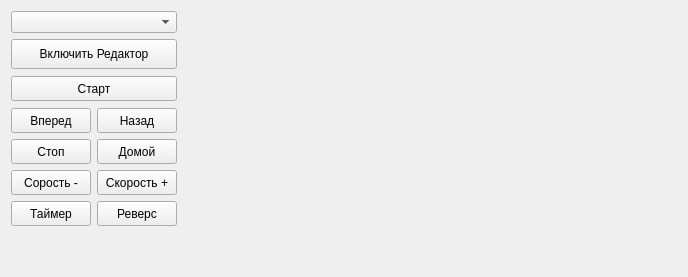
         <widget class="QWidget" name="tabControlWake">
          <attribute name="title">
           <string>Control</string>
          </attribute>
          <layout class="QHBoxLayout" name="horizontalLayout_22">
           <item>
            <layout class="QHBoxLayout" name="horizontalLayout_14">
             <item>
              <layout class="QVBoxLayout" name="verticalLayout_12">
               <item>
                <widget class="QComboBox" name="comboBoxControl"/>
               </item>
               <item>
                <layout class="QVBoxLayout" name="verticalLayout_28">
                 <property name="spacing">
                  <number>7</number>
                 </property>
                 <item>
                  <widget class="QPushButton" name="pushButtonRecord">
                   <property name="minimumSize">
                    <size>
                     <width>0</width>
                     <height>30</height>
                    </size>
                   </property>
                   <property name="text">
                    <string>Включить Редактор</string>
                   </property>
                  </widget>
                 </item>
                 <item>
                  <widget class="QPushButton" name="recordButtonStart">
                   <property name="minimumSize">
                    <size>
                     <width>0</width>
                     <height>25</height>
                    </size>
                   </property>
                   <property name="text">
                    <string>Старт</string>
                   </property>
                  </widget>
                 </item>
                 <item>
                  <layout class="QHBoxLayout" name="horizontalLayout_20">
                   <property name="spacing">
                    <number>6</number>
                   </property>
                   <property name="leftMargin">
                    <number>0</number>
                   </property>
                   <property name="topMargin">
                    <number>0</number>
                   </property>
                   <item>
                    <layout class="QVBoxLayout" name="verticalLayout_30">
                     <property name="spacing">
                      <number>6</number>
                     </property>
                     <item>
                      <widget class="QPushButton" name="recordButtonForward">
                       <property name="minimumSize">
                        <size>
                         <width>0</width>
                         <height>25</height>
                        </size>
                       </property>
                       <property name="styleSheet">
                        <string notr="true"/>
                       </property>
                       <property name="text">
                        <string>Вперед</string>
                       </property>
                      </widget>
                     </item>
                     <item>
                      <widget class="QPushButton" name="recordButtonStop">
                       <property name="minimumSize">
                        <size>
                         <width>0</width>
                         <height>25</height>
                        </size>
                       </property>
                       <property name="text">
                        <string>Стоп</string>
                       </property>
                      </widget>
                     </item>
                     <item>
                      <widget class="QPushButton" name="recordButtonSpeedDown">
                       <property name="minimumSize">
                        <size>
                         <width>0</width>
                         <height>25</height>
                        </size>
                       </property>
                       <property name="text">
                        <string>Сорость -</string>
                       </property>
                      </widget>
                     </item>
                     <item>
                      <widget class="QPushButton" name="recordButtonStartTimer">
                       <property name="minimumSize">
                        <size>
                         <width>0</width>
                         <height>25</height>
                        </size>
                       </property>
                       <property name="text">
                        <string>Таймер</string>
                       </property>
                      </widget>
                     </item>
                    </layout>
                   </item>
                   <item>
                    <layout class="QVBoxLayout" name="verticalLayout_34">
                     <property name="spacing">
                      <number>6</number>
                     </property>
                     <item>
                      <widget class="QPushButton" name="recordButtonBackward">
                       <property name="minimumSize">
                        <size>
                         <width>0</width>
                         <height>25</height>
                        </size>
                       </property>
                       <property name="text">
                        <string>Назад</string>
                       </property>
                      </widget>
                     </item>
                     <item>
                      <widget class="QPushButton" name="recordButtonHome">
                       <property name="minimumSize">
                        <size>
                         <width>0</width>
                         <height>25</height>
                        </size>
                       </property>
                       <property name="text">
                        <string>Домой</string>
                       </property>
                      </widget>
                     </item>
                     <item>
                      <widget class="QPushButton" name="recordButtonSpeedUp">
                       <property name="minimumSize">
                        <size>
                         <width>0</width>
                         <height>25</height>
                        </size>
                       </property>
                       <property name="text">
                        <string>Скорость +</string>
                       </property>
                      </widget>
                     </item>
                     <item>
                      <widget class="QPushButton" name="recordButtonRevers">
                       <property name="minimumSize">
                        <size>
                         <width>0</width>
                         <height>25</height>
                        </size>
                       </property>
                       <property name="text">
                        <string>Реверс</string>
                       </property>
                      </widget>
                     </item>
                    </layout>
                   </item>
                  </layout>
                 </item>
                </layout>
               </item>
               <item>
                <spacer name="verticalSpacer_10">
                 <property name="orientation">
                  <enum>Qt::Vertical</enum>
                 </property>
                 <property name="sizeHint" stdset="0">
                  <size>
                   <width>20</width>
                   <height>40</height>
                  </size>
                 </property>
                </spacer>
               </item>
              </layout>
             </item>
            </layout>
           </item>
           <item>
            <spacer name="horizontalSpacer_13">
             <property name="orientation">
              <enum>Qt::Horizontal</enum>
             </property>
             <property name="sizeType">
              <enum>QSizePolicy::Fixed</enum>
             </property>
             <property name="sizeHint" stdset="0">
              <size>
               <width>500</width>
               <height>20</height>
              </size>
             </property>
            </spacer>
           </item>
          </layout>
         </widget>
